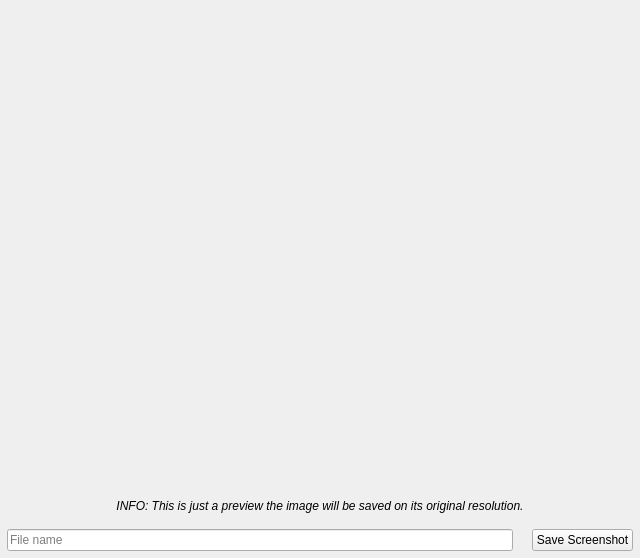
<?xml version="1.0" encoding="UTF-8"?>
<ui version="4.0">
 <class>Screenshot</class>
 <widget class="QWidget" name="Screenshot">
  <property name="geometry">
   <rect>
    <x>0</x>
    <y>0</y>
    <width>640</width>
    <height>558</height>
   </rect>
  </property>
  <property name="windowTitle">
   <string>Form</string>
  </property>
  <layout class="QVBoxLayout" name="verticalLayout">
   <property name="leftMargin">
    <number>0</number>
   </property>
   <property name="topMargin">
    <number>0</number>
   </property>
   <property name="rightMargin">
    <number>0</number>
   </property>
   <property name="bottomMargin">
    <number>0</number>
   </property>
   <item alignment="Qt::AlignHCenter|Qt::AlignVCenter">
    <widget class="QLabel" name="screenshotView">
     <property name="sizePolicy">
      <sizepolicy hsizetype="Expanding" vsizetype="Expanding">
       <horstretch>0</horstretch>
       <verstretch>0</verstretch>
      </sizepolicy>
     </property>
     <property name="minimumSize">
      <size>
       <width>640</width>
       <height>480</height>
      </size>
     </property>
     <property name="text">
      <string/>
     </property>
     <property name="alignment">
      <set>Qt::AlignCenter</set>
     </property>
    </widget>
   </item>
   <item>
    <widget class="QLabel" name="label">
     <property name="font">
      <font>
       <italic>true</italic>
      </font>
     </property>
     <property name="styleSheet">
      <string notr="true">padding-top:10px;</string>
     </property>
     <property name="text">
      <string>INFO: This is just a preview the image will be saved on its original resolution.</string>
     </property>
     <property name="alignment">
      <set>Qt::AlignCenter</set>
     </property>
    </widget>
   </item>
   <item>
    <layout class="QHBoxLayout" name="horizontalLayout">
     <property name="leftMargin">
      <number>7</number>
     </property>
     <property name="topMargin">
      <number>7</number>
     </property>
     <property name="rightMargin">
      <number>7</number>
     </property>
     <property name="bottomMargin">
      <number>7</number>
     </property>
     <item>
      <widget class="QLineEdit" name="filename">
       <property name="placeholderText">
        <string>File name</string>
       </property>
      </widget>
     </item>
     <item>
      <widget class="QLabel" name="ext">
       <property name="text">
        <string/>
       </property>
      </widget>
     </item>
     <item>
      <widget class="QPushButton" name="save">
       <property name="text">
        <string>Save Screenshot</string>
       </property>
       <property name="icon">
        <iconset resource="../icons.qrc">
         <normaloff>:/icons/folder-download-line.png</normaloff>:/icons/folder-download-line.png</iconset>
       </property>
      </widget>
     </item>
    </layout>
   </item>
  </layout>
 </widget>
 <resources>
  <include location="../icons.qrc"/>
 </resources>
 <connections/>
</ui>
